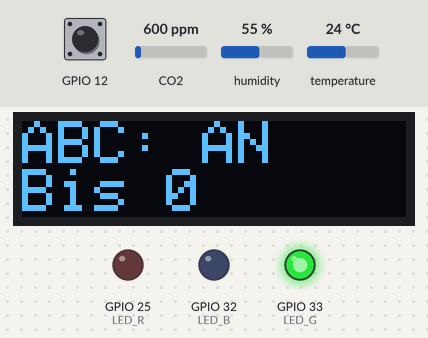
Bench run of a sketch on a simulated ESP32. Shown: 128×32 one-colour display, output pins drawn as LEDs (lit = HIGH). Inputs (shaded band) come from the test bench; at power-on: GPIO 12 HIGH, CO2 600 ppm, humidity 55 %, temperature 24 °C. The display library's start-up logo is not drawn; nothing arrives over Bluetooth unless stated; a phone connects over Bluetooth LE 3 s after start; what the sketch prints to the serial monitor is not drawn.

Above: at 0.6 s.
At 3.6 s:
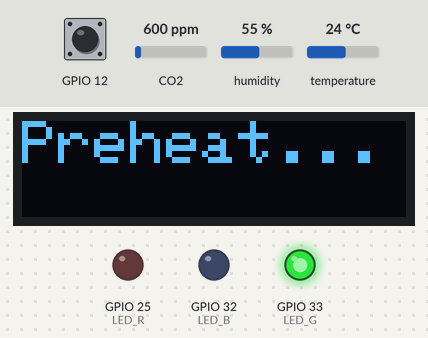
Timing chart, 0 to 65.1 s (numbered marks = the images above):
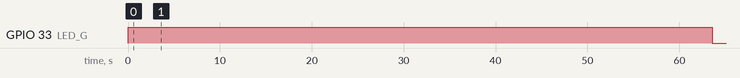

Measured:
- what the display in image 0 shows lasts 3.0 s, from 0.6 s to 3.6 s

The sketch:

smartHome_esp32.ino
```cpp
/*
    Tutorial: https://randomnerdtutorials.com/esp32-bluetooth-low-energy-ble-arduino-ide/
    UUIDs: // https://www.uuidgenerator.net/
*/

#include <BLEDevice.h>
#include <BLEUtils.h>
#include <BLEServer.h>

#include <Arduino.h>
#include "MHZ19.h"
#include <Adafruit_SSD1306.h>
#include <analogWrite.h>
#include "DHT.h"
#include "sensors.h"

unsigned long showDataTimer = 0;
unsigned long warnTimer = -1000 * 60 * 5;

// SSD1306 display
#define SCREEN_WIDTH 128 // OLED display width, in pixels
#define SCREEN_HEIGHT 32 // OLED display height, in pixels
#define OLED_RESET     -1 // Reset pin # (or -1 if sharing Arduino reset pin)
Adafruit_SSD1306 display(SCREEN_WIDTH, SCREEN_HEIGHT, &Wire, OLED_RESET);

bool turnON = false;
bool CO2warningFlag = false;

// Service UUIDs
#define SERVICE_UUID        "3b13b75a-fc06-11eb-9a03-0242ac130003"

// Characteristic UUIDs
#define TEMP_UUID           "1488d73e-cb63-4f24-b03a-0b0a8bc390ff"
#define HUM_UUID            "bafab626-fa6e-451d-9278-3f77dcd65ee1"
#define CO2_UUID            "d7d2905a-1233-11ec-82a8-0242ac130003"

#define BLE_NAME "SmartHome_airquality"

BLEServer *pServer;
BLEService *pService;

// new characteristics
BLECharacteristic *pTempChar;
BLECharacteristic *pHumChar;
BLECharacteristic *pCO2Char;

// one minute each
const int publish_time_temp = 1000 * 60;
const int publish_time_hum = 1000 * 60;
const int publish_time_CO2 = 1000 * 60;

long last_time_published_temp = 0;
long last_time_published_hum = 0;
long last_time_published_CO2 = 0;

// states
bool deviceConnected = false;
bool oldDeviceConnected = false;
const int DEFAULT_WAIT = 1;

void publishData(float value, BLECharacteristic *bleChar);

class MyCharacteristicCallbacks: public BLECharacteristicCallbacks {
    void onRead(BLECharacteristic *pCharacteristic) {
      Serial.print("onRead");
    }
};

class MyServerCallbacks: public BLEServerCallbacks {
    void onConnect(BLEServer* pServer) {
      deviceConnected = true;
      Serial.println("device connected");

      publishData(temp, pTempChar);
      tempBuffer = temp;

      publishData(humidity, pHumChar);
      humidityBuffer = humidity;

      publishData(CO2, pCO2Char);
      CO2Buffer = CO2;
    }

    void onDisconnect(BLEServer* pServer) {
      deviceConnected = false;
      Serial.println("device disconnected");
    }
};

void setup() {
  Serial.begin(115200);
  Serial.println("Starting SmartHome_airquality Sensor!");
  randomSeed(millis());

  touchAttachInterrupt(TOUCH, touch_callback, TOUCH_THRESHOLD);

  // LEDs
  pinMode(LED_R, OUTPUT);
  pinMode(LED_G, OUTPUT);
  pinMode(LED_B, OUTPUT);
  analogWrite(LED_R, 0);
  analogWrite(LED_G, 255);
  analogWrite(LED_B, 0);

  // temp and humidity
  dht.begin();

  // display setup
  if (!display.begin(SSD1306_SWITCHCAPVCC, 0x3C)) { // Address 0x3D for 128x64
    Serial.println(F("SSD1306 allocation failed"));
    analogWrite(LED_R, 255);
    analogWrite(LED_G, 0);
    while (1);
  }
  display.display();
  delay(500);
  display.clearDisplay();
  display.display();
  display.setTextSize(1);
  display.setTextColor(WHITE);

  // mhz setup
  Serial.println("Start MH-Z19 setup...");
  Serial2.begin(MHZ19_BAUDRATE, MHZ19_PROTOCOL, RX_PIN, TX_PIN);
  mhz19.begin(Serial2);
  char mhz19_version[4];
  mhz19.getVersion(mhz19_version);
  Serial.print("--------------------\nMH-Z19 Firmware Version: ");
  for (int i = 0; i < 4; i++) {
    Serial.print(mhz19_version[i]);
    if (i == 1)
      Serial.print(".");
  }
  Serial.print("\nMH-Z19B Messbereich: ");
  Serial.println(mhz19.getRange());

  mhz19.autoCalibration(false);
  Serial.print("MH-Z19B Autokalibrierung (ABC): ");
  mhz19.getABC() ? Serial.println("AN") :  Serial.println("AUS");
  printMHZ19infos();
  Serial.println("--------------------");
  Serial.println("Preheat...");
  display.setCursor(0, 0);
  display.setTextSize(2);
  display.print("Preheat...");
  display.display();
  delay(1000 * PREHEAT_SECONDS);
  display.setTextSize(1);

  analogWrite(LED_R, 0);
  analogWrite(LED_G, 0);
  analogWrite(LED_B, 0);
  display.clearDisplay();
  display.display();

  // init server
  Serial.println(BLE_NAME);
  BLEDevice::init(BLE_NAME);
  pServer = BLEDevice::createServer();
  pServer->setCallbacks(new MyServerCallbacks());
  pService = pServer->createService(SERVICE_UUID);
  Serial.println("Server init done");

  // init sensor characteristics
  pTempChar = pService->createCharacteristic(TEMP_UUID, BLECharacteristic::PROPERTY_READ);
  pTempChar->setCallbacks(new MyCharacteristicCallbacks());

  pHumChar = pService->createCharacteristic(HUM_UUID, BLECharacteristic::PROPERTY_READ);
  pHumChar->setCallbacks(new MyCharacteristicCallbacks());

  pCO2Char = pService->createCharacteristic(CO2_UUID, BLECharacteristic::PROPERTY_READ);
  pCO2Char->setCallbacks(new MyCharacteristicCallbacks());

  // init descriptors
  BLEDescriptor *pDescriptorTemp = new BLEDescriptor((uint16_t)0x2901);
  pTempChar->addDescriptor(pDescriptorTemp);
  pDescriptorTemp->setValue("Temperature [°C]");

  BLEDescriptor *pDescriptorHum = new BLEDescriptor((uint16_t)0x2901);
  pHumChar->addDescriptor(pDescriptorHum);
  pDescriptorHum->setValue("Humidity [%]");

  BLEDescriptor *pDescriptorCO2 = new BLEDescriptor((uint16_t)0x2901);
  pCO2Char->addDescriptor(pDescriptorCO2);
  pDescriptorCO2->setValue("Air Quality [CO2]");

  pService->start();
  Serial.println("Service start");
  // BLEAdvertising *pAdvertising = pServer->getAdvertising();  // this still is working for backward compatibility

  // Advertising
  BLEAdvertising *pAdvertising = BLEDevice::getAdvertising();
  pAdvertising->addServiceUUID(SERVICE_UUID);
  pAdvertising->setScanResponse(true);
  pAdvertising->setMinPreferred(0x06);  // functions that help with iPhone connections issue
  pAdvertising->setMinPreferred(0x12);
  BLEDevice::startAdvertising();

  Serial.println("Characteristic defined! Now you can read it in your phone!");
}

void loop() {
  getEnvData();
  if (turnON) {
    printEnvData();
    interpretData();

    if (millis() - showDataTimer >= 5000) {
      analogWrite(LED_R, 0);
      analogWrite(LED_G, 0);
      analogWrite(LED_B, 0);
      display.clearDisplay();
      display.display();
      turnON = false;
    }
  }

  if (deviceConnected) {
     if (forcePublish_co2) {
        publishData(CO2, pCO2Char);
        Serial.print("Force Sent co2: "); Serial.println(CO2);
        forcePublish_co2 = false;
        CO2Buffer = CO2;
     }

     if (forcePublish_temp) {
        publishData(temp, pTempChar);
        Serial.print("Force Sent temp: "); Serial.println(temp);
        forcePublish_temp = false;
        tempBuffer = temp;
     }

     if (forcePublish_hum) {
        publishData(humidity, pHumChar);
        Serial.print("Force Sent humidity: "); Serial.println(humidity);
        forcePublish_hum = false;
        humidityBuffer = humidity;
     }

    if (millis() - last_time_published_temp >= publish_time_temp) {
      last_time_published_temp = millis();
      if(publish_temp) {
        publishData(temp, pTempChar);
        Serial.print("Sent temp: "); Serial.println(temp);
        publish_temp = false;
        tempBuffer = temp;
      }
    }

    if (millis() - last_time_published_hum >= publish_time_hum) {
      last_time_published_hum = millis();
      if(publish_hum) {
        publishData(humidity, pHumChar);
        Serial.print("Sent hum: "); Serial.println(humidity);
        publish_hum = false;
        humidityBuffer = humidity;
      }
    }

    if (millis() - last_time_published_CO2 >= publish_time_CO2) {
      last_time_published_CO2 = millis();
      if(publish_co2) {
        publishData(CO2, pCO2Char);
        Serial.print("Sent co2: "); Serial.println(CO2);
        publish_co2 = false;
        CO2Buffer = CO2;
      }
    }

  }

  if (!deviceConnected && oldDeviceConnected) { // disconnecting
    delay(500); // give the bluetooth stack the chance to get things ready
    pServer->startAdvertising(); // restart advertising
    Serial.println("start advertising");
    oldDeviceConnected = deviceConnected;
  }

  if (deviceConnected && !oldDeviceConnected) { // connecting
    oldDeviceConnected = deviceConnected;
  }

  delay(DEFAULT_WAIT);
}

void publishData(float value, BLECharacteristic *bleChar) {
  uint32_t sendBuffer = uint32_t(value * 100);
  bleChar->setValue((uint8_t*)&sendBuffer, 4);
  bleChar->notify();
}

void interpretData() {
  int r = 0;
  int g = 255;
  if (CO2 >= 800) {
    r = map(CO2, 800, 1400, 0, 255);
    r = constrain(r, 0, 255);
  }
  if (CO2 >= 1400) {
    g = map(CO2, 1400, 2000, 255, 0);
    g = constrain(g, 0, 255);
  }

  analogWrite(LED_R, r);
  analogWrite(LED_G, g);
}

void printEnvData() {
  display.clearDisplay();
  display.setCursor(0, 0);
  display.print("CO2: "); display.print(CO2); display.println("ppm");
  display.print("Temperature: "); display.print(temp); display.println("C");
  display.print("Humidity: "); display.print(humidity); display.print("%");

  display.display();
}

void touch_callback() {
  static unsigned long last_interrupt_time = 0;
  unsigned long interrupt_time = millis();
  if (interrupt_time - last_interrupt_time > 500) {
    turnON = true;
    showDataTimer = millis();
  }
  last_interrupt_time = interrupt_time;
}

void printMHZ19infos() {
  display.clearDisplay();
  display.setCursor(0, 0);
  display.setTextSize(2);
  display.print("ABC: ");
  mhz19.getABC() ? display.println("AN") : display.println("AUS");
  display.print("Bis ");
  display.print(mhz19.getRange());
  display.display();

  delay(3000);
  display.setTextSize(1);
  display.clearDisplay();
}
```

sensors.h
```cpp
// DHT22
#define DHTPIN 27
#define DHTTYPE DHT22
DHT dht(DHTPIN, DHTTYPE);

#define LED_R 25
#define LED_G 33
#define LED_B 32
#define TOUCH 12
#define TOUCH_THRESHOLD 40

// MH-Z19
#define PREHEAT_SECONDS 60
#define SERIAL_BAUDRATE 115200
#define RX_PIN 16   // Rx pin which the MHZ19 Tx pin is attached to
#define TX_PIN 17   // Tx pin which the MHZ19 Rx pin is attached to
#define MHZ19_BAUDRATE 9600
#define MHZ19_PROTOCOL SERIAL_8N1
#define MHZ19_RANGE 5000
MHZ19 mhz19;

#define WAIT_SEC 5
unsigned long getDataTimer = 0;
int CO2 = 0;
float temp = 0;
float humidity = 0;

int CO2Buffer = 0;
float tempBuffer = 0;
float humidityBuffer = 0;

bool publish_co2 = false;
bool publish_temp = false;
bool publish_hum = false;
bool forcePublish_co2 = false;
bool forcePublish_temp = false;
bool forcePublish_hum = false;

#define THRESHOLD 0.05

void getEnvData() {

  if (millis() - getDataTimer >= 1000 * WAIT_SEC) {
    getDataTimer = millis();

    CO2 = mhz19.getCO2();
    temp = dht.readTemperature();
    humidity = dht.readHumidity();

    publish_co2 = (CO2 == CO2Buffer) ? false : true;
    publish_temp = (temp == tempBuffer) ? false : true;
    publish_hum = (humidity == humidityBuffer) ? false : true;

    forcePublish_co2 = (CO2 >= CO2Buffer * (1+THRESHOLD) || CO2 <= CO2Buffer * (1-THRESHOLD)) ? true : false;
    forcePublish_temp = (temp >= tempBuffer * (1+THRESHOLD) || temp <= tempBuffer * (1-THRESHOLD)) ? true : false;
    forcePublish_hum = (humidity >= humidityBuffer * (1+THRESHOLD) || humidity <= humidityBuffer * (1-THRESHOLD)) ? true : false;
  }

}
```
